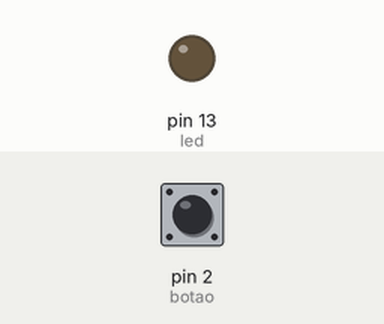
Simulated run of this sketch. Board: Arduino Uno, built with avr-gcc and run on an emulated ATmega328P. Parts: output pins drawn as LEDs (lit = HIGH). The inputs (shaded band) are chosen by the test bench; at power-on: pin 2 (botao) HIGH.

Above: at 1.2 s.
1.3 s: pin 2 (botao) pulled LOW for 0.15 s
At 1.37 s:
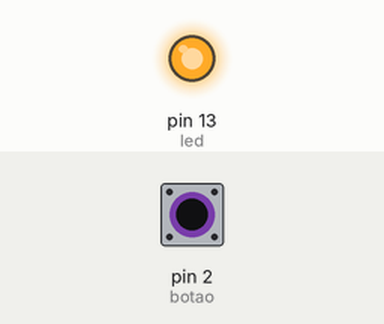
2.9 s: pin 2 (botao) pulled LOW for 3.2 s
At 7.3 s:
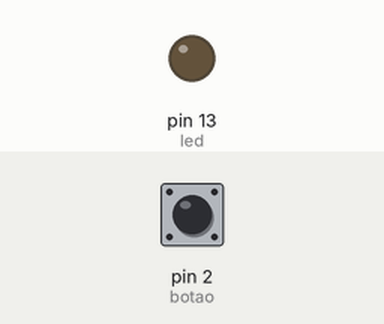
Timing chart, 0 to 8.8 s (numbered marks = the images above; inputs shaded):
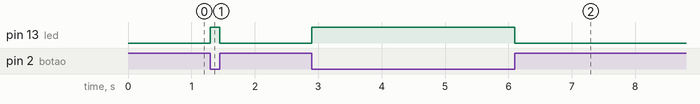

The sketch:

Pratica3_Botao_LED.ino
```cpp
int botao = 2;  // atribuiu pino 2 a palavra botao e declarou como variavel inteira
int led = 13;    // atribuiu pino 13 a palavra led e declarou como variavel inteira

int estado = 0; // atribuiu o valor 0 a palavra estado e declarou como variavel inteira

void setup(){            // laço inicial (executa uma vez)
  pinMode(led,OUTPUT);   // declara como variavel de saida
  pinMode(botao,INPUT);  // declara como variavel de entrada
}

void loop(){                  // laço de loop (executa continuamente)
  estado=digitalRead(botao);  // le o estado do botao (0 ou 1)e armazena na palavra estada
  if(estado == LOW){          // Se estado igual a nivel baixo (0) continue;
    digitalWrite(led,HIGH);   // acender o LED
  }
  if(estado == HIGH){         // Se estado igual a nivel alto (1) continue;
    digitalWrite(led,LOW);    // apagar o LED
  }
}
```

Measured:
- after the input at 1.3 s, pin 13 (led): LOW → HIGH at once, → LOW 0.15 s later
- after the input at 2.9 s, pin 13 (led): LOW → HIGH at once, → LOW 3.2 s later
